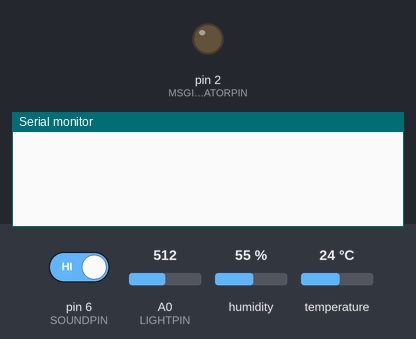
The sketch below on a simulated Arduino Uno, built with avr-gcc and run on an emulated ATmega328P. Parts: output pins drawn as LEDs (lit = HIGH), the last lines printed to the serial monitor. Inputs (shaded band) come from the test bench; at power-on: pin 6 (SOUNDPIN) HIGH, A0 (LIGHTPIN) = 512, humidity 55 %, temperature 24 °C.

Above: at 1.2 s.
1.3 s: pin 6 (SOUNDPIN) driven LOW
At 3.9 s:
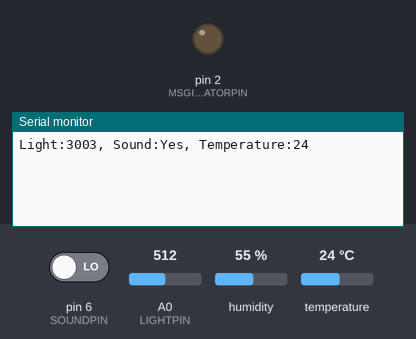
7.5 s: pin 6 (SOUNDPIN) driven HIGH
At 13.1 s:
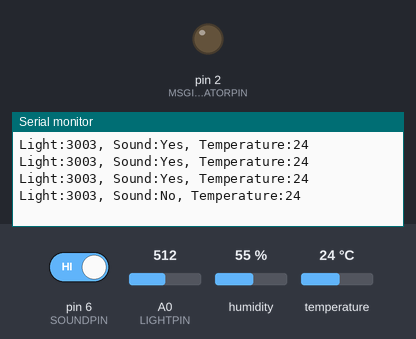

Measured:
- after the input at 1.3 s, the serial monitor: prints a new line after 1.7 s (image 1)
- after the input at 7.5 s, the serial monitor: prints a new line after 4.5 s (image 2)

The sketch:

Outside_Arduino.ino
```cpp
#include <DHT.h>

// ========== PIN DEFINITIONS ==========
#define LIGHTPIN A0
#define SOUNDPIN 6
#define DHTPIN 7
#define MSGINDICATORPIN 2

// ========== SENSOR CONFIGURATION ==========
#define DHTTYPE DHT22

// ========== SENSOR OBJECTS ==========
DHT dht(DHTPIN, DHTTYPE);

// ========== STATUS VARIABLES ==========
bool soundDetected = false;

// ========== COMMUNICATION VARIABLES ==========
String input = "";

// ========== TIMING CONTROL ==========
unsigned long previousMillis = 0;
const long updateInterval = 3000; // Sensor reading interval (3 seconds)

void setup() {
  // Initialize serial communication at 9600 baud
  Serial.begin(9600);

  // Initialize DHT sensor
  dht.begin();

  // Configure digital pins
  pinMode(SOUNDPIN, INPUT);
  pinMode(MSGINDICATORPIN, OUTPUT);
}

void loop() {
  unsigned long currentMillis = millis();

  // ========== CONTINUOUS SOUND MONITORING ==========
  // Check for sound detection continuously
  // If sound is detected at any point during the 3-second interval,
  // the soundDetected flag will be set to true
  if (digitalRead(SOUNDPIN) == LOW) {
    soundDetected = true;
  }

  // ========== PERIODIC SENSOR READING & TRANSMISSION ==========
  // Every 3 seconds, read all sensors and transmit data
  if (currentMillis - previousMillis >= updateInterval) {
    previousMillis = currentMillis;

    // ========== SENSOR READINGS ==========
    // Read light sensor and convert to lux
    int lux = calculateLux(analogRead(LIGHTPIN));

    // Read temperature from DHT22 sensor
    int temperature = round(dht.readTemperature());

    // ========== DATA TRANSMISSION ==========
    // Send sensor data in comma-separated format
    Serial.print("Light:");
    Serial.print(lux);
    Serial.print(", Sound:");
    Serial.print(soundDetected ? "Yes" : "No");
    Serial.print(", Temperature:");
    Serial.println(temperature);

    // ========== RESET FLAGS ==========
    // Reset sound detection flag for next interval
    soundDetected = false;
  }

  // ========== ACKNOWLEDGMENT HANDLING ==========
  // Check for incoming acknowledgment from indoor unit
  if (Serial.available() > 0) {
    input = Serial.readStringUntil('\n');
    input.trim(); // Remove whitespace

    // Parse acknowledgment status
    if (input.startsWith("status:")) {
      String ackValue = input.substring(7);
      ackValue.trim(); // Remove whitespace

      // Control indicator LED based on acknowledgment
      if (ackValue == "active") {
        digitalWrite(MSGINDICATORPIN, HIGH); // Turn on LED (message received)
      } else if (ackValue == "inactive") {
        digitalWrite(MSGINDICATORPIN, LOW); // Turn off LED
      }
    }
  }
}

// ========== LUX CALCULATION FUNCTION ==========
int calculateLux(int analogValue) {
  // Linear conversion: map 0-1023 to 0-6000 lux
  float lux = analogValue * (6000.0 / 1023.0);
  return round(lux); // Return rounded integer value
}
```
